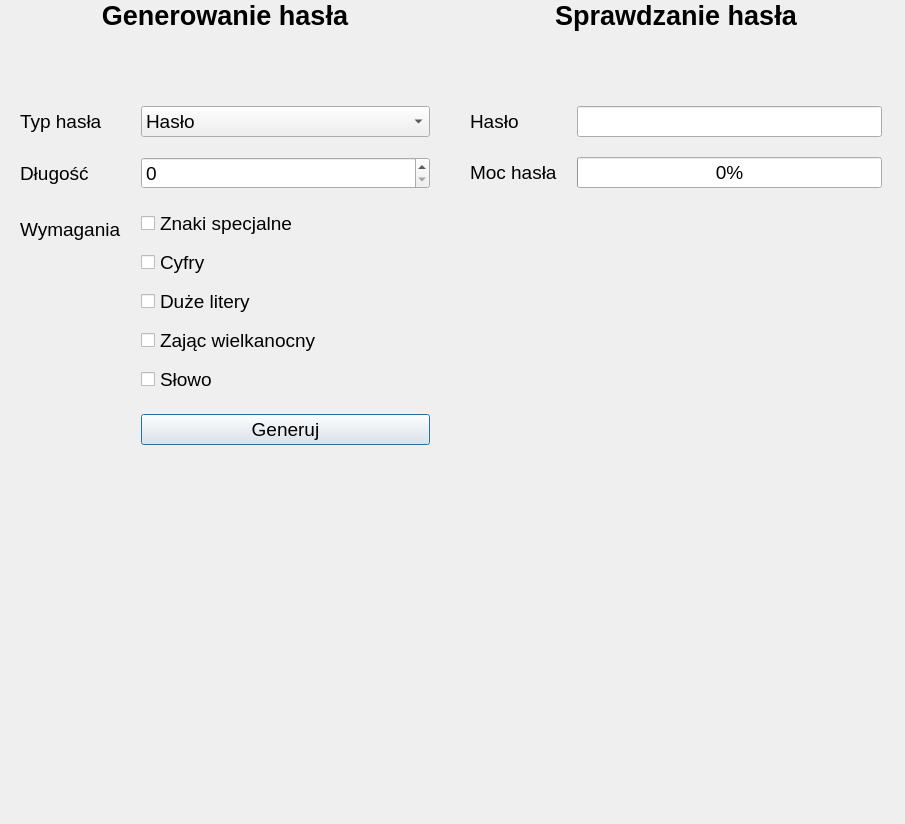
<?xml version="1.0" encoding="UTF-8"?>
<ui version="4.0">
 <class>Dialog</class>
 <widget class="QDialog" name="Dialog">
  <property name="geometry">
   <rect>
    <x>0</x>
    <y>0</y>
    <width>905</width>
    <height>824</height>
   </rect>
  </property>
  <property name="font">
   <font>
    <pointsize>14</pointsize>
   </font>
  </property>
  <property name="windowTitle">
   <string>Dialog</string>
  </property>
  <widget class="QWidget" name="gridLayoutWidget">
   <property name="geometry">
    <rect>
     <x>0</x>
     <y>0</y>
     <width>902</width>
     <height>631</height>
    </rect>
   </property>
   <layout class="QGridLayout" name="gridLayout">
    <property name="horizontalSpacing">
     <number>0</number>
    </property>
    <item row="2" column="2">
     <layout class="QFormLayout" name="formLayout_2">
      <property name="horizontalSpacing">
       <number>20</number>
      </property>
      <property name="verticalSpacing">
       <number>20</number>
      </property>
      <property name="leftMargin">
       <number>20</number>
      </property>
      <property name="rightMargin">
       <number>20</number>
      </property>
      <item row="0" column="0">
       <widget class="QLabel" name="label_3">
        <property name="font">
         <font>
          <pointsize>14</pointsize>
         </font>
        </property>
        <property name="text">
         <string>Hasło</string>
        </property>
       </widget>
      </item>
      <item row="0" column="1">
       <widget class="QLineEdit" name="password">
        <property name="echoMode">
         <enum>QLineEdit::Password</enum>
        </property>
       </widget>
      </item>
      <item row="1" column="0">
       <widget class="QLabel" name="label_7">
        <property name="text">
         <string>Moc hasła</string>
        </property>
       </widget>
      </item>
      <item row="1" column="1">
       <widget class="QProgressBar" name="passwordPower">
        <property name="autoFillBackground">
         <bool>false</bool>
        </property>
        <property name="styleSheet">
         <string notr="true"/>
        </property>
        <property name="value">
         <number>0</number>
        </property>
       </widget>
      </item>
     </layout>
    </item>
    <item row="1" column="0">
     <widget class="QLabel" name="label">
      <property name="sizePolicy">
       <sizepolicy hsizetype="Minimum" vsizetype="Minimum">
        <horstretch>0</horstretch>
        <verstretch>0</verstretch>
       </sizepolicy>
      </property>
      <property name="minimumSize">
       <size>
        <width>450</width>
        <height>80</height>
       </size>
      </property>
      <property name="maximumSize">
       <size>
        <width>16777215</width>
        <height>100</height>
       </size>
      </property>
      <property name="font">
       <font>
        <pointsize>20</pointsize>
        <weight>75</weight>
        <bold>true</bold>
       </font>
      </property>
      <property name="text">
       <string>Generowanie hasła</string>
      </property>
      <property name="alignment">
       <set>Qt::AlignHCenter|Qt::AlignTop</set>
      </property>
     </widget>
    </item>
    <item row="1" column="2">
     <widget class="QLabel" name="label_2">
      <property name="minimumSize">
       <size>
        <width>450</width>
        <height>0</height>
       </size>
      </property>
      <property name="font">
       <font>
        <pointsize>20</pointsize>
        <weight>75</weight>
        <bold>true</bold>
       </font>
      </property>
      <property name="text">
       <string>Sprawdzanie hasła</string>
      </property>
      <property name="alignment">
       <set>Qt::AlignHCenter|Qt::AlignTop</set>
      </property>
     </widget>
    </item>
    <item row="2" column="0">
     <layout class="QFormLayout" name="formLayout">
      <property name="horizontalSpacing">
       <number>20</number>
      </property>
      <property name="verticalSpacing">
       <number>20</number>
      </property>
      <property name="leftMargin">
       <number>20</number>
      </property>
      <property name="rightMargin">
       <number>20</number>
      </property>
      <item row="0" column="0">
       <widget class="QLabel" name="label_4">
        <property name="font">
         <font>
          <pointsize>14</pointsize>
         </font>
        </property>
        <property name="text">
         <string>Typ hasła</string>
        </property>
       </widget>
      </item>
      <item row="0" column="1">
       <widget class="QComboBox" name="passwordType">
        <item>
         <property name="text">
          <string>Hasło</string>
         </property>
        </item>
        <item>
         <property name="text">
          <string>Pin</string>
         </property>
        </item>
       </widget>
      </item>
      <item row="1" column="0">
       <widget class="QLabel" name="label_5">
        <property name="font">
         <font>
          <pointsize>14</pointsize>
         </font>
        </property>
        <property name="text">
         <string>Długość</string>
        </property>
       </widget>
      </item>
      <item row="1" column="1">
       <widget class="QSpinBox" name="passwordLength"/>
      </item>
      <item row="2" column="0">
       <widget class="QLabel" name="label_6">
        <property name="font">
         <font>
          <pointsize>14</pointsize>
         </font>
        </property>
        <property name="text">
         <string>Wymagania</string>
        </property>
       </widget>
      </item>
      <item row="2" column="1">
       <layout class="QVBoxLayout" name="verticalLayout">
        <property name="spacing">
         <number>10</number>
        </property>
        <item>
         <widget class="QCheckBox" name="specialChar">
          <property name="text">
           <string>Znaki specjalne</string>
          </property>
         </widget>
        </item>
        <item>
         <widget class="QCheckBox" name="numbers">
          <property name="text">
           <string>Cyfry</string>
          </property>
         </widget>
        </item>
        <item>
         <widget class="QCheckBox" name="capitalChars">
          <property name="text">
           <string>Duże litery</string>
          </property>
         </widget>
        </item>
        <item>
         <widget class="QCheckBox" name="easter">
          <property name="text">
           <string>Zając wielkanocny</string>
          </property>
         </widget>
        </item>
        <item>
         <widget class="QCheckBox" name="word">
          <property name="text">
           <string>Słowo</string>
          </property>
         </widget>
        </item>
       </layout>
      </item>
      <item row="3" column="1">
       <widget class="QPushButton" name="generate">
        <property name="text">
         <string>Generuj</string>
        </property>
       </widget>
      </item>
     </layout>
    </item>
    <item row="3" column="2">
     <widget class="QLabel" name="image">
      <property name="text">
       <string/>
      </property>
     </widget>
    </item>
    <item row="3" column="0">
     <widget class="QLabel" name="genertedPassword">
      <property name="text">
       <string/>
      </property>
      <property name="scaledContents">
       <bool>true</bool>
      </property>
      <property name="alignment">
       <set>Qt::AlignCenter</set>
      </property>
      <property name="wordWrap">
       <bool>false</bool>
      </property>
      <property name="margin">
       <number>0</number>
      </property>
     </widget>
    </item>
   </layout>
  </widget>
 </widget>
 <resources/>
 <connections/>
</ui>
